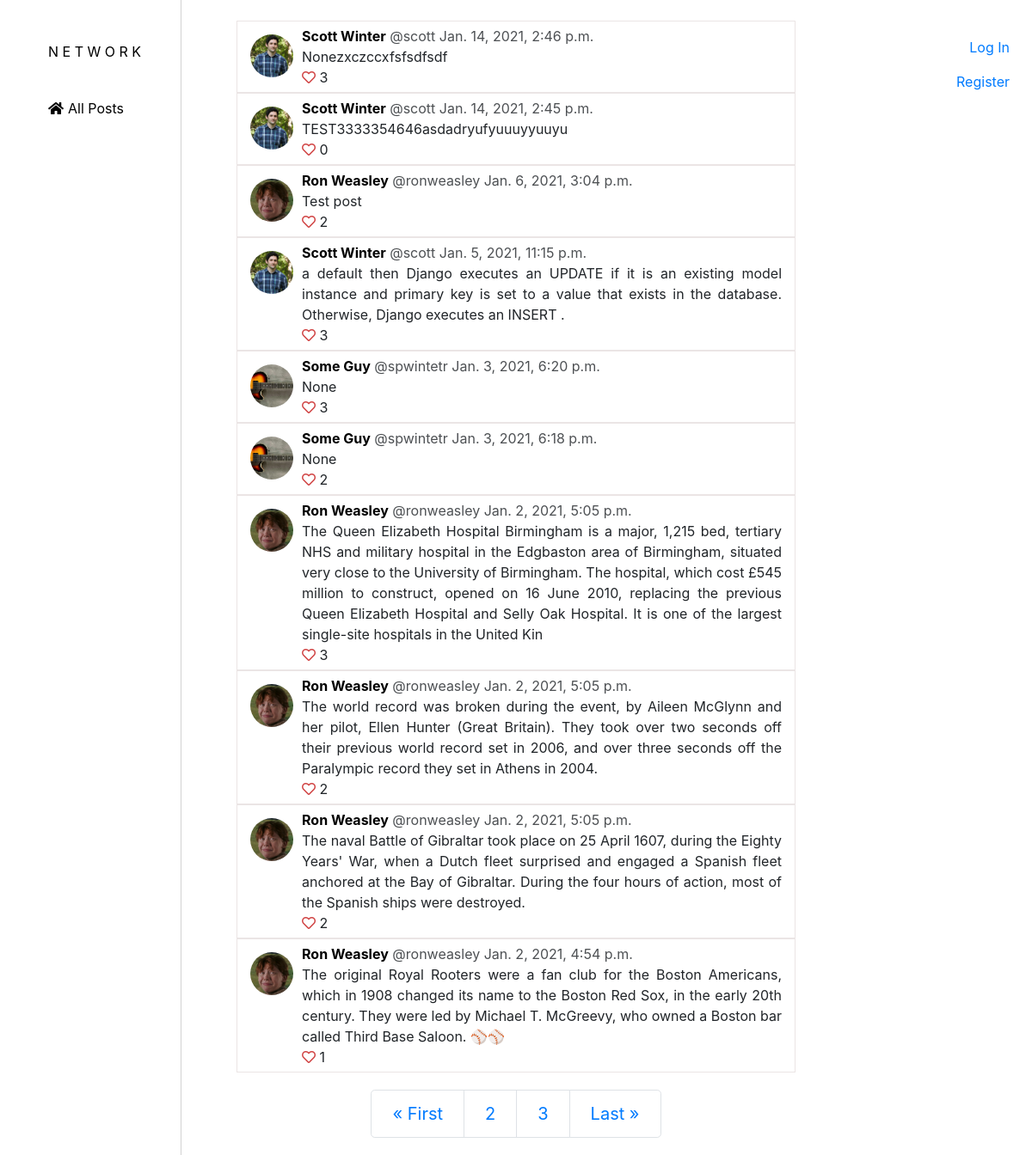
Screenshot of /?page=2 with the database file from the repository.
### network/models.py (models this page shows, shortened)
class Post(models.Model):
    user = models.ForeignKey(User, on_delete=models.CASCADE, related_name="post_user", default=1)
    content = models.TextField(max_length=450)
    likes = models.ManyToManyField(User, blank=True)
    timestamp = models.DateTimeField(auto_now_add=True)

class User(AbstractUser):
    pass

### network/views.py (the view)
# urls.py: path("", views.index, name="index"),
def index(request):
    posts = Post.objects.order_by('-timestamp').all()
    user_profiles = UserProfile.objects.all()
    user_profile_dict = profile_pictures(user_profiles)
    page_obj = paginate(posts, 10, request)
    return render(request, "network/index.html", {
        "posts": posts,
        "user_profile_dict": user_profile_dict,
        'page_obj': page_obj
    })

### network/views.py (called while the page is built)
def profile_pictures(profile_list):
    user_profile_dict = {}
    for profile in profile_list:
        user = profile.user.username
        profile_picture = profile.profile_picture.url
        user_profile_dict.update({user: profile_picture})
    return user_profile_dict

def paginate(posts_list, total_posts, request):
    paginator = Paginator(posts_list, total_posts)
    page_number = request.GET.get('page')
    page_obj = paginator.get_page(page_number)
    return page_obj

### network/templates/network/index.html (shortened to what this page needs)
{% extends "network/layout.html" %}
{% load static %}
{% block body %}
    {% if request.user.is_authenticated %}
    <div class="new-post-outer">
        <div class="new-post-inner">
            <form action="{% url 'new_post' %}" class="new-post" method="POST">
                {% csrf_token %}
                <textarea name="content" placeholder="What's happening?" required></textarea>
                <input type="submit" value="Post">
            </form>
        </div>
    </div>
    {% else %}
        <p class="sign-in-prompt"><a href="{% url 'login' %}">Sign in</a> to post.</p>
    {% endif %}
    {% for post in page_obj %}
        <div class="post-outer">
            <div class="post-inner" id="post-inner-{{post.id}}">
                {% for key, value in user_profile_dict.items %}
                    {% if post.user.username == key %}
                    <div class="post-pic" id="post-pic-{{post.id}}">
                        <img src="{{ value }}">
                    </div>
                    {% endif %}
                {% endfor %}
                <div class="post-second-section">
                    <div class="post-top" id="post-top-{{post.id}}">
                        <a id="name-{{post.id}}" class="name" href="{% url 'profile' post.user.id %}">{{post.user.first_name}} {{post.user.last_name}}</a>
                        <p class="username">@{{post.user}}</p>
                        <p data-id="timestamp-{{post.id}}" id="timestamp">{{post.timestamp}}</p>
                    </div>
                    <div class="post-middle">
                        <p id="content-{{post.id}}" name="content">{{post.content}}</p>
                    </div>
                    <div class="post-bottom">
                        {% if not request.user.is_authenticated %}
                            <i data-id="{{post.id}}" id="like-button" class="far fa-heart"></i>
                        {% else %}
                            <i data-id="{{post.id}}" id="like-button"></i>
                        {% endif %}
                        <p class="likes-count" id="likes-count-{{post.id}}">{{post.likes.count}}</p>
                    </div>
                </div>
            </div>
        </div>
    {% endfor %}
    {% if page_obj|length < 10 and page_obj.number == 1 %}
    {% else %}
    <nav aria-label="..." class="pagination">
        <ul class="pagination pagination-lg">
        {% if page_obj.has_previous %}
            <li class="page-item">
                <a class="page-link" href="?page=1">&laquo; First</a>
            </li>
        {% endif %}
          <li class="page-item">
            <a class="page-link" href="?page={{ page_obj.page_number }}" tabindex="-1">{{ page_obj.number }}</a>
          </li>
          {% if page_obj.has_next %}
            <li class="page-item">
                <a class="page-link" href="?page={{ page_obj.next_page_number }}">{{ page_obj.next_page_number }}</a>
            </li>
            <li class="page-item">
                <a class="page-link" href="?page={{ page_obj.paginator.num_pages }}">Last &raquo;</a>
            </li>
            {% endif %}
        </ul>
    </nav>
    {% endif %}
{% endblock %}

### network/static/network/styles.css (style rules this page uses)
.follow-title, .sign-in-prompt { text-align: center; }
.pagination { text-align: center; margin:0 auto; margin-top: 10px; margin-bottom: 10px; }
.post-outer { text-align: center; margin:0 auto; border: 1px solid rgb(235, 229, 229); width: 650px; }
.post-inner { text-align: justify; display: flex; padding: 5px; }
.post-pic { float: left; padding: 10px; }
.post-pic img { height: 50px; width: 50px; border-radius: 50%; object-fit: cover; }
.post-top p { text-align: left; }
.name { font-weight: bold; color: black; }
.username { opacity: .8; }
#timestamp { opacity: .8; }
.post-middle { margin-right: 10px; }
.post-middle p { margin-top: 10px; margin-bottom: 10px; overflow-wrap: break-word; }
.post-bottom i, p { display:inline; }
#like-button { color: rgb(209, 69, 69); cursor: pointer; }

### rows the page displays
Post: user.first_name "Scott", user.last_name "Winter", user "scott", timestamp "Jan. 14, 2021, 2:46 p.m.", content "Nonezxczccxfsfsdfsdf", likes.count "3"
Post: user.first_name "Scott", user.last_name "Winter", user "scott", timestamp "Jan. 14, 2021, 2:45 p.m.", content "TEST3333354646asdadryufyuuuyyuuyu", likes.count "0"
Post: user.first_name "Ron", user.last_name "Weasley", user "ronweasley", timestamp "Jan. 6, 2021, 3:04 p.m.", content "Test post", likes.count "2"
Post: user.first_name "Scott", user.last_name "Winter", user "scott", timestamp "Jan. 5, 2021, 11:15 p.m.", content "a default then Django executes an UPDATE if it is an existing model instance and primary key is set to a value that exists in the database. Otherwise, Django executes an INSERT .", likes.count "3"
Post: user.first_name "Some", user.last_name "Guy", user "spwintetr", timestamp "Jan. 3, 2021, 6:20 p.m.", content "None", likes.count "3"
Post: user.first_name "Some", user.last_name "Guy", user "spwintetr", timestamp "Jan. 3, 2021, 6:18 p.m.", content "None", likes.count "2"
Post: user.first_name "Ron", user.last_name "Weasley", user "ronweasley", timestamp "Jan. 2, 2021, 5:05 p.m.", content "The Queen Elizabeth Hospital Birmingham is a major, 1,215 bed, tertiary NHS and military hospital in the Edgbaston area of Birmingham, situated very close to the University of Birmingham. The hospital, which cost £545 million to construct, opened on 16 June 2010, replacing the previous Queen Elizabeth Hospital and Selly Oak Hospital. It is one of the largest single-site hospitals in the United Kin", likes.count "3"
Post: user.first_name "Ron", user.last_name "Weasley", user "ronweasley", timestamp "Jan. 2, 2021, 5:05 p.m.", content "The world record was broken during the event, by Aileen McGlynn and her pilot, Ellen Hunter (Great Britain). They took over two seconds off their previous world record set in 2006, and over three seconds off the Paralympic record they set in Athens in 2004.", likes.count "2"
Post: user.first_name "Ron", user.last_name "Weasley", user "ronweasley", timestamp "Jan. 2, 2021, 5:05 p.m.", content "The naval Battle of Gibraltar took place on 25 April 1607, during the Eighty Years' War, when a Dutch fleet surprised and engaged a Spanish fleet anchored at the Bay of Gibraltar. During the four hours of action, most of the Spanish ships were destroyed.", likes.count "2"
Post: user.first_name "Ron", user.last_name "Weasley", user "ronweasley", timestamp "Jan. 2, 2021, 4:54 p.m.", content "The original Royal Rooters were a fan club for the Boston Americans, which in 1908 changed its name to the Boston Red Sox, in the early 20th century. They were led by Michael T. McGreevy, who owned a Boston bar called Third Base Saloon. ⚾⚾", likes.count "1"

### other values shown
{{ page_obj.number }} "2"
{{ page_obj.next_page_number }} "3"
